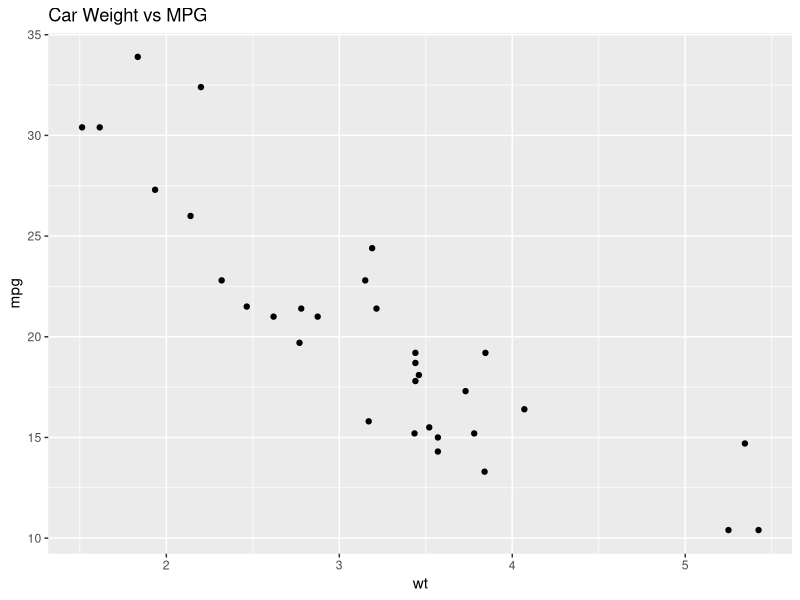

R code for this plot:
library(dplyr)
library(ggplot2)

data(mtcars)

summary(mtcars)

ggplot(mtcars, aes(x = wt, y = mpg)) +
  geom_point() +
  labs(title = "Car Weight vs MPG")
